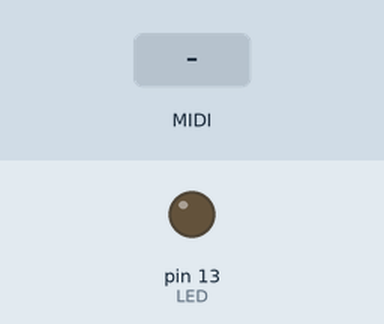
Recording of a sketch running on a simulated Arduino Uno, built with avr-gcc and run on an emulated ATmega328P. On the bench: output pins drawn as LEDs (lit = HIGH). The test bench sets the inputs (shaded band). MIDI output is not drawn.

Above: at 1.2 s.
1.3 s: MIDI note 36 received
At 1.45 s:
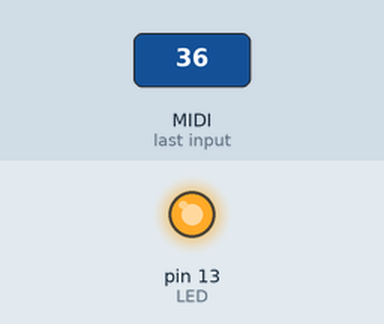
Timing chart, 0 to 4.3 s (numbered marks = the images above; inputs shaded):
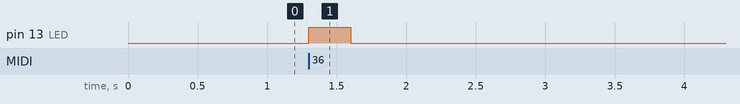

The sketch:

MIDIInput.ino
```cpp
#include <MIDI.h>

MIDI_CREATE_DEFAULT_INSTANCE();

// Speaker pin
//const int SPEAKER = 3;
const int LED = 13;

void handleNoteOn(byte channel, byte pitch, byte velocity) {
  //int note = (int) pitch;
  //double frequency = 440.0 * pow(2.0, (note - 69.0) / 12.0);
  //tone(SPEAKER, frequency);
  digitalWrite(LED, HIGH);
}

void handleNoteOff(byte channel, byte pitch, byte velocity) {
  //noTone(SPEAKER);
  digitalWrite(LED, LOW);
}

void setup() {
  MIDI.setHandleNoteOn(handleNoteOn);
  MIDI.setHandleNoteOff(handleNoteOff);
  MIDI.begin(MIDI_CHANNEL_OMNI);
  //pinMode(SPEAKER, OUTPUT);
  pinMode(LED, OUTPUT);
  Serial.begin(115200);
}

void loop() {
  // put your main code here, to run repeatedly:
  MIDI.read();
}
```

Measured:
- after the input at 1.3 s, pin 13 (LED): LOW → HIGH at once, → LOW 0.30 s later
